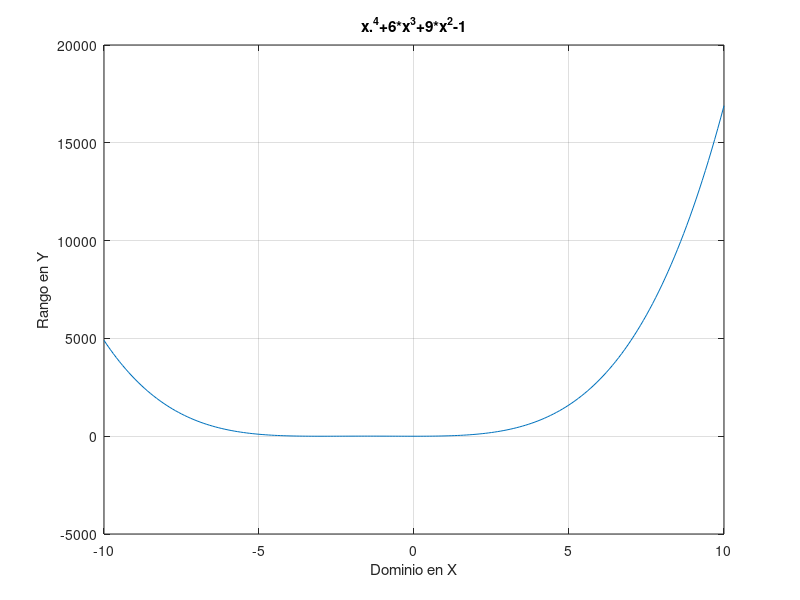

The MATLAB source for this figure: (Note: this script raises an error after producing the figure.)
% Octave Script
% Title			    :Funciones Reales con variable real
% Description		:Script que resuelve una funcion real
% Authors		    :Ximena Ixel Garcia Agustin
% Date			    :20211028
% Version		    :1
% Usage			    :octave> /path/Ecuacion8
% Notes			    :Se requiere aplicacion Octave

clear
%Dominio de funcion
x= -10:0.1:10;
%Rango de funcion
fx =((x.^4)+(6*x.^3)+(9*x.^2)-(1));
%Plotear
plot(x,fx);
grid on
title("x.^4+6*x^3+9*x^2-1");
xlabel( "Dominio en X" );
ylabel( "Rango en Y" );
%Salida final
syms x;
a = "Funcion resultante";
f = (x.^4)+(6*x.^3)+(9*x.^2)-1;
disp(a);
disp(f);
